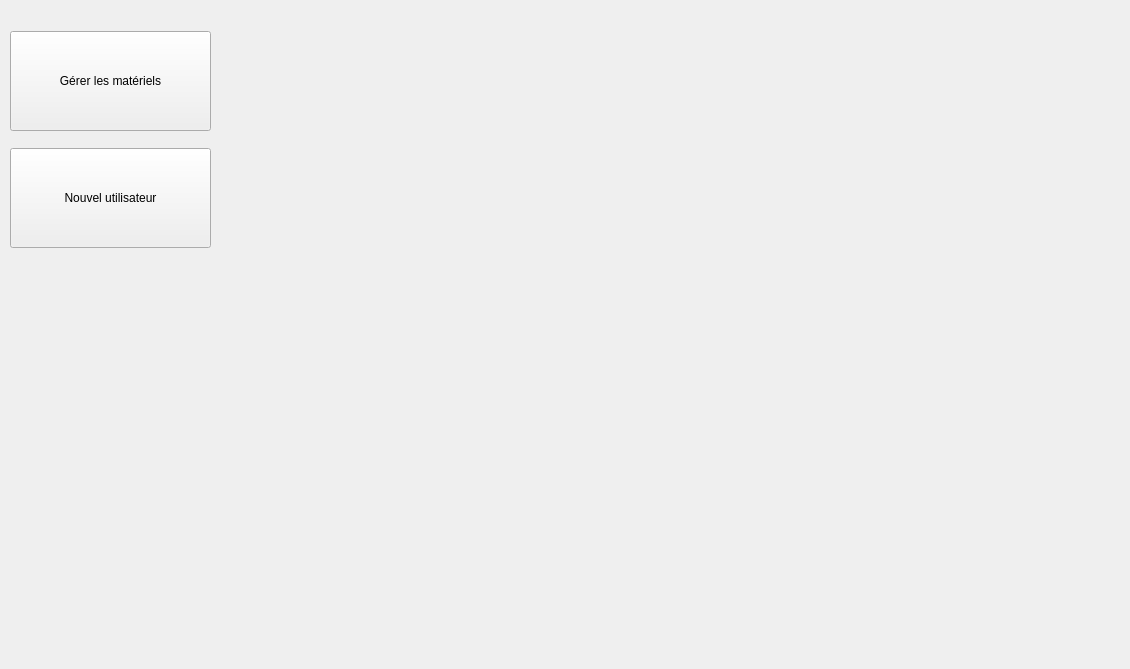
<?xml version="1.0" encoding="UTF-8"?>
<ui version="4.0">
 <class>menu</class>
 <widget class="QWidget" name="menu">
  <property name="geometry">
   <rect>
    <x>0</x>
    <y>0</y>
    <width>1130</width>
    <height>669</height>
   </rect>
  </property>
  <property name="windowTitle">
   <string>Form</string>
  </property>
  <widget class="QWidget" name="gridLayoutWidget">
   <property name="geometry">
    <rect>
     <x>10</x>
     <y>20</y>
     <width>201</width>
     <height>241</height>
    </rect>
   </property>
   <layout class="QVBoxLayout" name="verticalLayout">
    <item>
     <widget class="QPushButton" name="gestion_bout">
      <property name="minimumSize">
       <size>
        <width>0</width>
        <height>100</height>
       </size>
      </property>
      <property name="text">
       <string>Gérer les matériels</string>
      </property>
     </widget>
    </item>
    <item>
     <widget class="QPushButton" name="inscription_bout">
      <property name="minimumSize">
       <size>
        <width>0</width>
        <height>100</height>
       </size>
      </property>
      <property name="text">
       <string>Nouvel utilisateur</string>
      </property>
     </widget>
    </item>
   </layout>
  </widget>
  <widget class="QLabel" name="bienvenueLbl">
   <property name="geometry">
    <rect>
     <x>460</x>
     <y>20</y>
     <width>281</width>
     <height>31</height>
    </rect>
   </property>
   <property name="text">
    <string/>
   </property>
  </widget>
  <widget class="QWidget" name="verticalLayoutWidget">
   <property name="geometry">
    <rect>
     <x>290</x>
     <y>90</y>
     <width>731</width>
     <height>391</height>
    </rect>
   </property>
   <layout class="QVBoxLayout" name="conteneur"/>
  </widget>
 </widget>
 <resources/>
 <connections/>
</ui>
